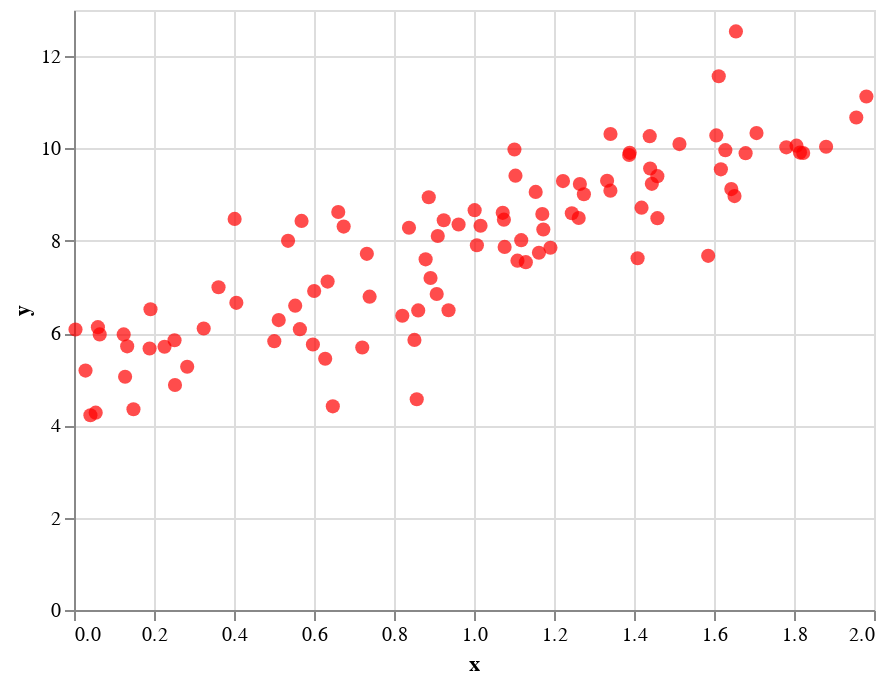

This figure's notebook cell:
### Markdown cell above
The chart below shows the generated dataset.

### Code cell
origin_chart = make_point_plot(X,y)

#show the chart
origin_chart

### Figure 1 — Vega-Lite specification as saved in the notebook (floating-point values rounded to 4 significant figures)
{"config": {"view": {"continuousWidth": 400, "continuousHeight": 300}}, "data": {"name": "data-9472fd62db5b5b4a965a3d13efb3049e"}, "mark": {"type": "point", "color": "red", "filled": true, "size": 50}, "encoding": {"x": {"type": "quantitative", "field": "x"}, "y": {"type": "quantitative", "field": "y"}}, "$schema": "https://vega.github.io/schema/vega-lite/v4.0.2.json", "datasets": {"data-9472fd62db5b5b4a965a3d13efb3049e": [{"x": 1.655, "y": 12.54}, {"x": 1.341, "y": 9.086}, {"x": 0.6607, "y": 8.623}, {"x": 0.7321, "y": 7.718}, {"x": 1.628, "y": 9.964}, {"x": 0.8208, "y": 6.374}, {"x": 1.419, "y": 8.718}, {"x": 1.341, "y": 10.31}, {"x": 1.643, "y": 9.119}, {"x": 1.104, "y": 9.411}, {"x": 1.389, "y": 9.905}, {"x": 0.5689, "y": 8.431}, {"x": 1.981, "y": 11.12}, {"x": 0.5647, "y": 6.085}, {"x": 1.585, "y": 7.673}, {"x": 1.806, "y": 10.06}, {"x": 0.7207, "y": 5.687}, {"x": 0.2525, "y": 4.875}, {"x": 0.189, "y": 5.667}, {"x": 0.4016, "y": 8.474}, {"x": 1.823, "y": 9.901}, {"x": 1.781, "y": 10.02}, {"x": 1.245, "y": 8.597}, {"x": 1.101, "y": 9.978}, {"x": 0.9094, "y": 8.104}, {"x": 1.13, "y": 7.537}, {"x": 0.628, "y": 5.443}, {"x": 1.007, "y": 7.903}, {"x": 0.9363, "y": 6.494}, {"x": 0.1912, "y": 6.516}, {"x": 0.8375, "y": 8.281}, {"x": 1.651, "y": 8.968}, {"x": 1.679, "y": 9.898}, {"x": 0.06427, "y": 5.971}, {"x": 0.1242, "y": 5.971}, {"x": 1.072, "y": 8.605}, {"x": 1.617, "y": 9.547}, {"x": 1.706, "y": 10.33}, {"x": 1.458, "y": 8.49}, {"x": 0.739, "y": 6.789}, {"x": 0.2513, "y": 5.844}, {"x": 1.514, "y": 10.09}, {"x": 0.9244, "y": 8.444}, {"x": 1.44, "y": 9.565}, {"x": 0.283, "y": 5.27}, {"x": 0.3613, "y": 6.993}, {"x": 1.815, "y": 9.911}, {"x": 1.171, "y": 8.579}, {"x": 1.162, "y": 7.741}, {"x": 1.077, "y": 7.867}, {"x": 1.445, "y": 9.233}, {"x": 0.04104, "y": 4.22}, {"x": 0.8605, "y": 6.491}, {"x": 0.9068, "y": 6.847}, {"x": 1.88, "y": 10.04}, {"x": 1.262, "y": 8.493}, {"x": 1.265, "y": 9.23}, {"x": 0.1487, "y": 4.349}, {"x": 0.9615, "y": 8.352}, {"x": 0.8913, "y": 7.193}, {"x": 1.612, "y": 11.57}, {"x": 1.388, "y": 9.859}, {"x": 0.05426, "y": 4.276}, {"x": 0.1278, "y": 5.054}, {"x": 0.00375, "y": 6.078}, {"x": 0.8791, "y": 7.598}, {"x": 1.075, "y": 8.457}, {"x": 0.647, "y": 4.413}, {"x": 0.634, "y": 7.116}, {"x": 0.5118, "y": 6.281}, {"x": 0.05975, "y": 6.128}, {"x": 0.8511, "y": 5.852}, {"x": 0.5008, "y": 5.825}, {"x": 1.154, "y": 9.058}, {"x": 1.956, "y": 10.67}, {"x": 0.6004, "y": 6.911}, {"x": 0.4059, "y": 6.656}, {"x": 1.118, "y": 8.013}, {"x": 1.173, "y": 8.245}, {"x": 0.8568, "y": 4.565}, {"x": 0.02878, "y": 5.187}, {"x": 1.109, "y": 7.569}, {"x": 1.333, "y": 9.302}, {"x": 0.8869, "y": 8.942}, {"x": 1.606, "y": 10.28}, {"x": 1.222, "y": 9.293}, {"x": 0.6742, "y": 8.308}, {"x": 1.191, "y": 7.849}, {"x": 1.439, "y": 10.27}, {"x": 1.002, "y": 8.664}, {"x": 1.275, "y": 9.009}, {"x": 0.553, "y": 6.594}, {"x": 0.133, "y": 5.712}, {"x": 1.016, "y": 8.326}, {"x": 1.458, "y": 9.4}, {"x": 0.3242, "y": 6.099}, {"x": 0.2263, "y": 5.703}, {"x": 1.409, "y": 7.622}, {"x": 0.5973, "y": 5.752}, {"x": 0.5352, "y": 7.998}]}}
